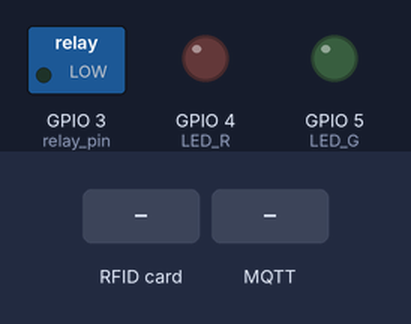
A sketch run on a simulated ESP8266 (NodeMCU). Shown: switched loads named in the sketch (green lamp = pin HIGH), output pins drawn as LEDs (lit = HIGH). The inputs (shaded band) are chosen by the test bench. WiFi joins after 1.5 s; servers stay silent unless stated; no MQTT or app messages arrive unless stated; pins used as bus, display or sensor lines are not drawn; what the sketch prints to the serial monitor is not drawn.

Above: at 2.7 s.
2.8 s: RFID card 5E 7A 19 C4 held to the reader
At 3.8 s:
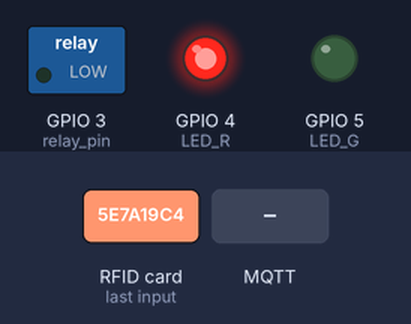
5.8 s: MQTT message "locker/door_status" arrives on the first subscribed topic
7.3 s: MQTT message "1" arrives on the first subscribed topic
8.8 s: MQTT message "on" arrives on the first subscribed topic
Timing chart, 0 to 11.3 s (numbered marks = the images above; inputs shaded):
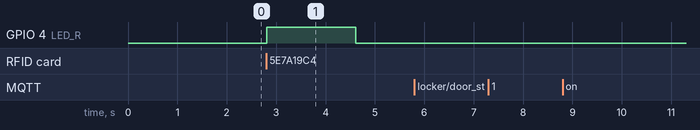

Measured:
- after the input at 2.8 s, GPIO 4 (LED_R): LOW → HIGH at once, → LOW 1.8 s later
- after the input at 5.8 s, every drawn part: stays the same
- after the input at 7.3 s, every drawn part: stays the same
- after the input at 8.8 s, every drawn part: stays the same

The sketch:

Wireless_SmartLocker.ino
```cpp
#include <ArduinoJson.h>
#include <ESP8266WiFi.h>
#include <PubSubClient.h>
#include <SPI.h>
#include <Wire.h>
#include <MFRC522.h>

#define SS_PIN 10
#define RST_PIN 9
#define LED_G 5 //define green LED pin
#define LED_R 4 //define red LED
#define BUZZER 2 //buzzer pin
#define ACCESS_DELAY 2000
#define DENIED_DELAY 1000
MFRC522 mfrc522(SS_PIN, RST_PIN);   // Create MFRC522 instance.

int alarm = 0;
uint8_t alarmStat = 0;
uint8_t maxError = 5;
int relay_pin = 3;
int door_status = 0;

String rfid_tag;

WiFiClient espClient;
PubSubClient client(espClient);

const char* ssid = "ssid";
const char* password = "pass";
const char* mqtt_server = "ip_Address";

void setup_wifi() {
  delay(10);
  Serial.println();
  Serial.print("Connecting to "); Serial.println(ssid);
  WiFi.begin(ssid, password);

  while (WiFi.status() != WL_CONNECTED) {
    delay(500);
    Serial.print(".");
  }
  Serial.println("");
  Serial.print("WiFi connected - ESP IP address: ");
  Serial.println(WiFi.localIP());
}

void callback(String topic, byte* message, unsigned int length) {
  String messageTemp;
  String JSONMessage;
  Serial.print("Message arrived on topic: "); Serial.println(topic);
  Serial.print("Message: ");

  //MQTT SUBSCRIBER-----------------------------------------//
  if(topic == "locker/door_status") {
    for (int i = 0; i < length; i++) {
      Serial.print((char)message[i]);
      JSONMessage += (char)message[i];
    }
    Serial.print("Initial string value: "); Serial.println(JSONMessage);

    StaticJsonBuffer<300> JSONBuffer;   //Memory pool
    JsonObject& parsed = JSONBuffer.parseObject(JSONMessage); //Parse message

    if (!parsed.success()) {   //Check for errors in parsing
      Serial.println("Parsing failed");
      return;
    }

    const char * dataType = parsed["dataType"]; //Get data type value
    Serial.print("Data type: ");  Serial.println(dataType);

    door_status = parsed["values"][0];
  }
  //-----------------------------------------------------------------------//
}

void reconnect() {

  while (!client.connected()) {
    Serial.print("Attempting MQTT connection...");
    if (client.connect("ESP8266")) {
      Serial.println("connected");

      //PINGPONG SUBSCRIPTION
      client.subscribe("locker/door_status");
    }
    else {
      Serial.print("failed, rc=");
      Serial.print(client.state());
      Serial.println(" try again in 5 seconds");
      delay(5000);
    }
  }
}

void setup() {
  Serial.begin(115200);
  setup_wifi();
  client.setServer(mqtt_server, 1883);
  client.setCallback(callback);

  SPI.begin();          // Initiate  SPI bus
  mfrc522.PCD_Init();   // Initiate MFRC522
  pinMode(relay_pin, OUTPUT);
  pinMode(LED_G, OUTPUT);
  pinMode(LED_R, OUTPUT);
  pinMode(BUZZER, OUTPUT);
  noTone(BUZZER);
  Serial.println("Put your card to the reader...");
  Serial.println();
}

void loop() {
  if (!client.connected())  {reconnect();}
  if (!client.loop())       {client.connect("ESP8266");}

  // Look for new cards
  if ( ! mfrc522.PICC_IsNewCardPresent()) {return;}

  // Select one of the cards
  if ( ! mfrc522.PICC_ReadCardSerial()) {return;}

  //Show UID on serial monitor
  Serial.print("UID tag :");
  String content= "";
  byte letter;
  for (byte i = 0; i < mfrc522.uid.size; i++) {
     Serial.print(mfrc522.uid.uidByte[i] < 0x10 ? " 0" : " ");
     Serial.print(mfrc522.uid.uidByte[i], HEX);
     content.concat(String(mfrc522.uid.uidByte[i] < 0x10 ? " 0" : " "));
     content.concat(String(mfrc522.uid.uidByte[i], HEX));
  }

  Serial.println();
  Serial.print("Message : ");
  content.toUpperCase();

  rfid_tag = content;

  //----MQTT PUBLISHER------------------------------------//
  StaticJsonBuffer<300> JSONbuffer;
  JsonObject& JSONencoder = JSONbuffer.createObject();

  JSONencoder["dataType"] = "RFID_Tag";
  JsonArray& values = JSONencoder.createNestedArray("values");

  values.add(rfid_tag);

  char JSONmessageBuffer[100];
  JSONencoder.printTo(JSONmessageBuffer, sizeof(JSONmessageBuffer));
  Serial.println("Sending message to MQTT topic..");
  Serial.println(JSONmessageBuffer);

  if (client.publish("locker/RFID_Tag", JSONmessageBuffer) == true) {
    Serial.println("Success sending message");
  } else {
    Serial.println("Error sending message");
  }
  client.loop();
  Serial.println("-------------");
  //----------------------------------------------------------------------------------------------------------//

  if (door_status == 1) { //change here the UID of the card/cards that you want to give access
    Serial.println("AKSES DITERIMA");
    Serial.println();
    delay(250);
    digitalWrite(LED_G, HIGH);
    digitalWrite(BUZZER, HIGH);
    digitalWrite(relay_pin, LOW);
    delay(170);
    digitalWrite(BUZZER, LOW);
    delay(250);
    digitalWrite(BUZZER, HIGH);
    delay(250);
    digitalWrite(BUZZER, LOW);
    delay(200);
    delay(ACCESS_DELAY);
    digitalWrite(LED_G, LOW);

    digitalWrite(relay_pin, HIGH);
    door_status = 0;
    delay(150);
  }

 else   {
    Serial.println("AKSES DITOLAK");
    digitalWrite(LED_R, HIGH);
    digitalWrite(BUZZER, HIGH);
    delay(800);
    digitalWrite(BUZZER, LOW);
    delay(DENIED_DELAY);
    digitalWrite(LED_R, LOW);
    noTone(BUZZER);
  }
}
```
